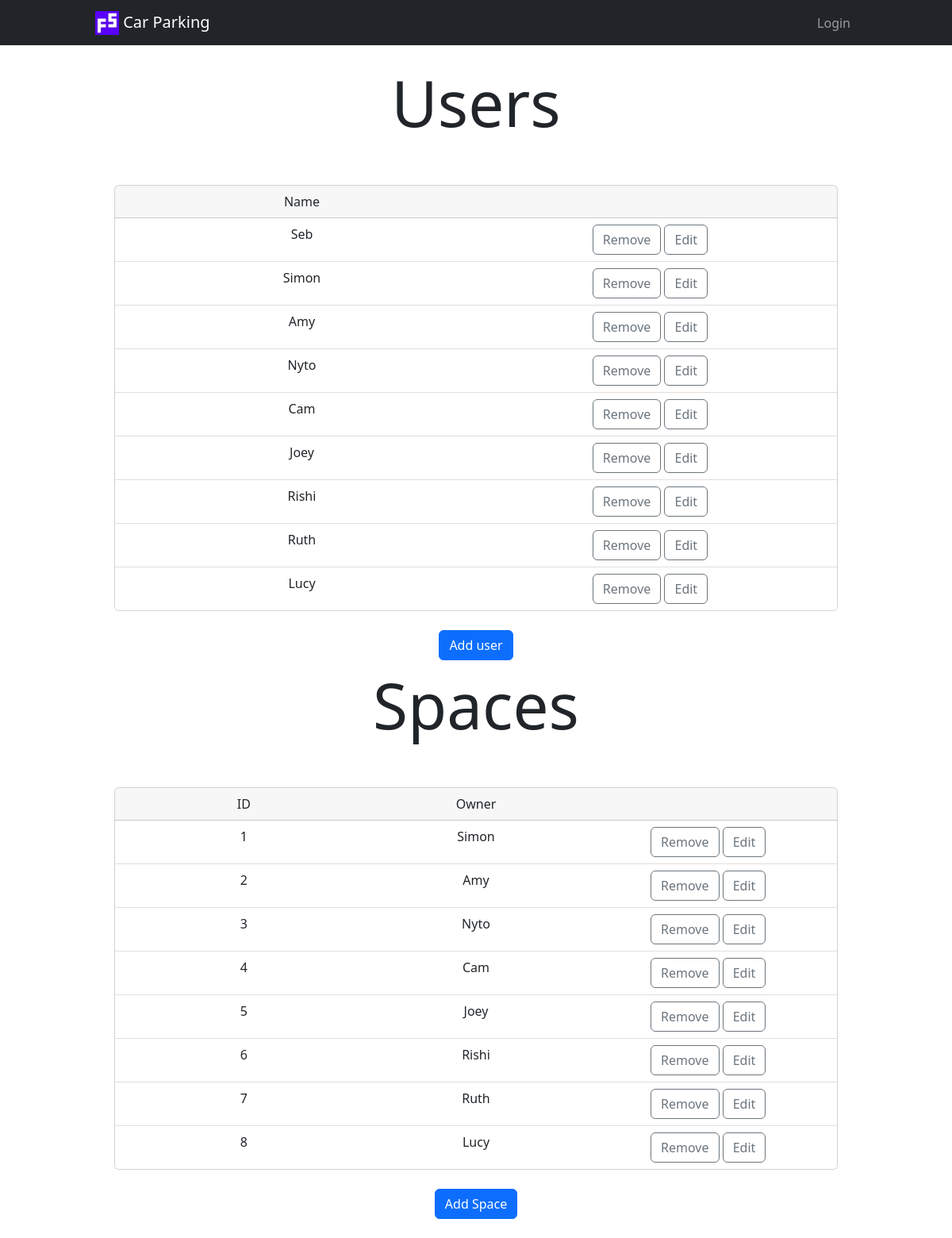
The page /admin-panel on the database its author committed.
### server.py (models this page shows)
class User(UserMixin, db.Model):
    __tablename__ = "users"
    id = db.Column(db.Integer, primary_key=True)
    name = db.Column(db.String(250), nullable=False)
    status = db.Column(db.String(250), nullable=False)
    email = db.Column(db.String(250), unique=True, nullable=False)
    is_admin = db.Column(db.Boolean(), nullable=True)
    parking_spaces = relationship("ParkingSpace", back_populates="user")

class ParkingSpace(db.Model):
    __tablename__ = "parking_spaces"
    id = db.Column(db.Integer, primary_key=True)
    monday = db.Column(db.String(250), nullable=False)
    tuesday = db.Column(db.String(250), nullable=False)
    wednesday = db.Column(db.String(250), nullable=False)
    thursday = db.Column(db.String(250), nullable=False)
    friday = db.Column(db.String(250), nullable=False)
    user_id = db.Column(db.Integer, db.ForeignKey("users.id"))
    user = relationship("User", back_populates="parking_spaces")

### server.py (the view)
@app.route("/admin-panel")
def admin_panel():
    users = User.query.all()
    spaces = ParkingSpace.query.all()
    return render_template("admin.html", spaces=spaces, users=users, days=days)

### templates/admin.html (shortened to what this page needs)
{% extends "base.html" %}
{% block content %}
<div class="container px-4 text-center">
    <div class="row gx-5 gy-2">
        <div class="col-12 col-xxl-6">
            <h1 class="display-1 pb-5">Users</h1>
            <div class="card">
                <div class="card-header">
                    <div class="container text-center">
                        <div class="row">
                            <div class="col">Name</div>
                            <div class="col"></div>
                        </div>
                    </div>
                </div>
                <ul class="list-group list-group-flush">
                    {% for user in users %}
                    <li class="list-group-item">
                        <div class="container text-center">
                            <div class="row">
                                <div class="col">
                                    {{ user.name }}
                                </div>
                                <div class="col">
                                    <a href="{{ url_for('del_user', id=user.id) }}"><button
                                            class="btn btn-outline-secondary">Remove</button></a>
                                    <button type="button" class="btn btn-outline-secondary" data-bs-toggle="modal"
                                        data-bs-target="#edituser-{{user.id}}"
                                        data-bs-whatever="@getbootstrap">Edit</button>
                                </div>
                            </div>
                        </div>
                    </li>
                    {% endfor %}
                </ul>
            </div>
            <br>
            <button class="btn btn-primary" data-bs-toggle="modal" data-bs-target="#addNewUser"
                data-bs-whatever="@getbootstrap">Add user</button>
        </div>
        <div class="col-12 col-xxl-6">
            <h1 class="display-1 pb-5">Spaces</h1>
            <div class="card">
                <div class="card-header">
                    <div class="container text-center">
                        <div class="row">
                            <div class="col">ID</div>
                            <div class="col">Owner</div>
                            <div class="col"></div>
                        </div>
                    </div>
                </div>
                <ul class="list-group list-group-flush">
                    {% for space in spaces %}
                    <li class="list-group-item">
                        <div class="container text-center">
                            <div class="row">
                                <div class="col">
                                    {{ space.id }}
                                </div>
                                <div class="col">
                                    {{ space.user.name }}
                                </div>
                                <div class="col">
                                    <a href="{{ url_for('del_space', id=space.id) }}"><button
                                            class="btn btn-outline-secondary">Remove</button></a>
                                    <button type="button" class="btn btn-outline-secondary" data-bs-toggle="modal"
                                        data-bs-target="#editSpace-{{space.id}}"
                                        data-bs-whatever="@getbootstrap">Edit</button>
                                </div>
                            </div>
                        </div>
                    </li>
                    {% endfor %}
                </ul>
            </div>
            <br>
            <button class="btn btn-primary" data-bs-toggle="modal" data-bs-target="#addNewSpace"
                data-bs-whatever="@getbootstrap">Add Space</button>
        </div>
    </div>
</div>
{% endblock %}

### templates/base.html (shortened to what this page needs)
<!DOCTYPE html>
<html>
<head>
    <link href="https://cdn.jsdelivr.net/npm/bootstrap@5.2.2/dist/css/bootstrap.min.css" rel="stylesheet"
>
    <link rel="stylesheet" href="/static/css/styles.css">
</head>
<body>
    <nav class="navbar navbar-expand-md navbar-dark bg-dark">
        <div class="container-fluid">
            <a class="navbar-brand" href="{{ url_for('home') }}">
                <img src="/static/images/logo_fs.jpg" alt="" width="30" height="30"
                    class="d-inline-block align-text-top">
                Car Parking
            </a>
            <div class="collapse navbar-collapse" id="navbar">
                <ul class="navbar-nav ms-auto">
                    {% if current_user.is_authenticated %}
                    <li class="nav-item">
                        <a class="nav-link" aria-current="page" href="{{ url_for('manage_space') }}">Manage Space</a>
                    </li>
                    <li class="nav-item">
                        <a class="nav-link" aria-current="page" href="{{ url_for('logout') }}">Logout</a>
                    </li>
                    {% else %}
                    <li class="nav-item">
                        <a class="nav-link" aria-current="page" href="{{ url_for('login') }}">Login</a>
                    </li>
                    {% endif %}
                </ul>
            </div>
        </div>
    </nav>
    <main>
        <div class="container-fluid">
            {% block content %}
            {% endblock %}
        </div>
    </main>
</body>
</html>

### static/css/styles.css (style rules this page uses)
.container-fluid { padding: 2% 10%; }
.navbar .container-fluid { padding: 0% 10%; }

### rows shown on the page
User: name "Seb"
User: name "Simon"
User: name "Amy"
User: name "Nyto"
User: name "Cam"
User: name "Joey"
User: name "Rishi"
User: name "Ruth"
User: name "Lucy"
ParkingSpace: id "1", user.name "Simon"
ParkingSpace: id "2", user.name "Amy"
ParkingSpace: id "3", user.name "Nyto"
ParkingSpace: id "4", user.name "Cam"
ParkingSpace: id "5", user.name "Joey"
ParkingSpace: id "6", user.name "Rishi"
ParkingSpace: id "7", user.name "Ruth"
ParkingSpace: id "8", user.name "Lucy"
